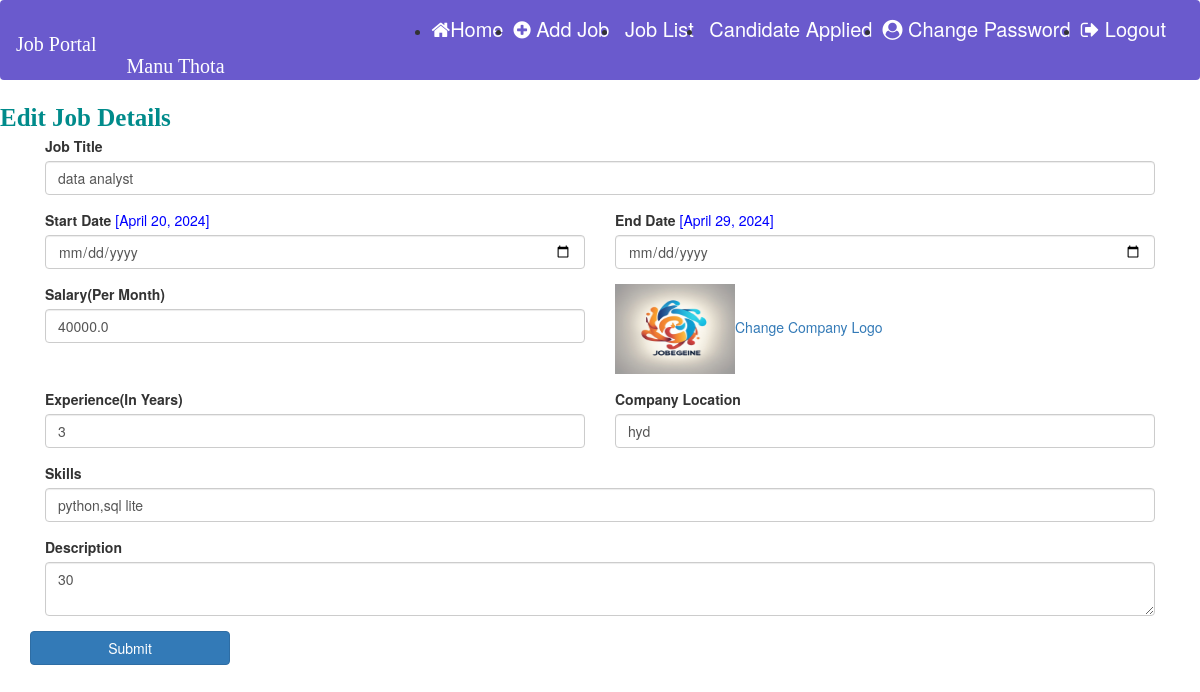
The page /edit_jobdetail/11 (signed in) on the database its author committed.
### job/models.py (models this page shows, shortened)
class Job(models.Model):
    recruiter = models.ForeignKey(Recruiter,on_delete=models.CASCADE)
    start_date = models.DateField()
    end_date = models.DateField()
    title = models.CharField(max_length=100)
    salary = models.FloatField(max_length=20)
    image = models.FileField()
    description = models.CharField(max_length=300)
    experience = models.CharField(max_length=50)
    location = models.CharField(max_length=100)
    skills = models.CharField(max_length=100)
    creationdate = models.DateField()

### job/views.py (the view, shortened to what this page needs)
# urls.py: path('edit_jobdetail/<int:pid>', views.edit_jobdetail, name="edit_jobdetail"),
def edit_jobdetail(request,pid):
    if not request.user.is_authenticated:
          return redirect('recruiter_login')
    error = " "
    job = Job.objects.get(id=pid)
    d = {'error': error,'job': job}
    return render(request,'edit_jobdetail.html',d)

### job/templates/edit_jobdetail.html (shortened to what this page needs)
{% load static %}
{% block body %}
{% include 'recruiter_navigation.html' %}
<marquee style="font-family: 'Monotype Corsiva'; font-size: 25px; color: darkcyan; font-weight: bold; background-color: ">
    Edit Job Details
</marquee>
<form class="container mt-5" method="post" enctype="multipart/form-data">
    <div class="form-row">
        <div class="form-group col-md-12">
            <label>Job Title</label>
            <input type="text" class="form-control" name="jobtitle" value="{{job.title}}">
        </div>
    </div>
    <div class="form-row">
        <div class="form-group col-md-6">
            <label>Start Date</label> <span style="color:blue">[{{job.start_date}}]</span>
            <input type="date" class="form-control" name="startdate" >
        </div>
        <div class="form-group col-md-6">
            <label>End Date</label> <span style="color:blue">[{{job.end_date}}]</span>
            <input type="date" class="form-control" name="enddate" >
        </div>
    </div>
    <div class="form-row">
        <div class="form-group col-md-6">
            <label>Salary(Per Month)</label>
            <input type="text" class="form-control" name="salary" value="{{job.salary}}" required>
        </div>
        <div class="form-group col-md-6">
            <img src = "{{job.image.url}}" width="120" height="90"><a href="{% url 'change_companylogo' job.id %}">Change Company Logo</a>
   </div>
    </div>
    <div class="form-row">
        <div class="form-group col-md-6">
            <label>Experience(In Years)</label>
            <input type="text" class="form-control" name="experience" value="{{job.experience}}" required>
        </div>
    </div>
     <div class="form-row">
        <div class="form-group col-md-6">
            <label>Company Location</label>
            <input type="text" class="form-control" name="location" value="{{job.location}}" required>
        </div>
    </div>
    <div class="form-row">
        <div class="form-group col-md-12">
            <label>Skills</label>
            <input type="text" class="form-control" name="skills"  value="{{job.skills}}" required>
        </div>
        <div class="form-group col-md-12">
            <label>Description</label>
            <textarea class="form-control" name="description"  required>{{job.description}}</textarea>
        </div>
    </div>
    <input type="submit" value="Submit" class="btn btn-primary my-3" style="width: 200px">
</form>
{% endblock %}

### job/templates/recruiter_navigation.html (shortened to what this page needs)
{% load static %}
<html lang="en">
<head>
  <link rel="stylesheet" href="https://maxcdn.bootstrapcdn.com/bootstrap/3.4.1/css/bootstrap.min.css">
    <link rel="stylesheet" href="https://cdnjs.cloudflare.com/ajax/libs/font-awesome/4.7.0/css/font-awesome.min.css">
</head>
<body>
<nav class="navbar navbar-expand-sm">
   <a class="navbar-brand text-white pl-5 font-weight-bold" style="font-family: 'Georgia'; font-size: 20px; color: white;">Job Portal</a>
   <ul class="navbar-nav">
       <li class="nav-item">
           <a class="nav-link" href="{% url 'recruiter_home' %}"> <i class="fa fa-home  mr -2"></i>Home </a>
       </li>
       <li class="nav-item">
           <a class="nav-link" href="{% url 'add_job' %}"><i class="fa fa-plus-circle  mr -4"></i>  Add Job  </a>
       </li>
       <li class="nav-item">
           <a class="nav-link" href="{% url 'job_list' %}"> Job List </a>
       </li>
       <li class="nav-item">
           <a class="nav-link" href="{%url 'applied_candidatelist' %}"> Candidate Applied </a>
       </li>
       <li class="nav-item">
           <a class="nav-link" href="{% url 'change_passwordrecruiter' %}"><i class="fa fa-user-circle  mr -2"></i> Change Password </a>
       </li>
       <li class="nav-item">
           <a class="nav-link" href="{% url 'Logout' %}"><i class="fa fa-sign-out  mr -2"></i> Logout</a>
       </li>
   </ul>
   <a class="navbar-brand text-white pl-5 font-weight-bold" style="font-family: 'Georgia'; font-size: 20px; color: white;">{{ request.user.first_name }} {{ request.user.last_name }}</a>
</nav>
</body>
</html>

### job/templates/recruiter_navigation.html (style rules this page uses)
.nav-link { color: white !important; margin-right: 10px; font-size: 20px; }
.navbar-nav { margin-left: 280px; }
.navbar { background-color: Slateblue; padding: 18px 0; height: 80px; }

### rows shown on the page
Job: jobtitle "data analyst", start_date "April 20, 2024", end_date "April 29, 2024", salary "40000.0", image (picture), experience "3", location "hyd", skills "python,sql lite", description "30"

### other values the page prints
{{ request.user.first_name }} "Manu"
{{ request.user.last_name }} "Thota"
